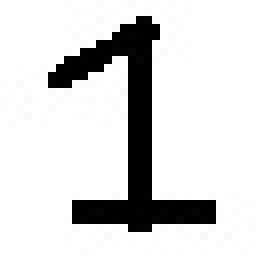
#> input picture knn/1(1).jpg, 32 x 32 px, found by its file name (shown 8 times larger); the run also reads 1 picture not shown here
$ python knn.py
#> lines starting #> are read from the running program, lines starting #| are printed output that depends on the picture; after the words box and inside, x2 and y2 are one past the last pixel; in counts of white or black regions, pixels touching at a corner belong together
from numpy import asarray,array,mat
from numpy import linalg as LA
from PIL import Image
import cv2
import collections

d = dict()

#for image 1 to binary
image = cv2.imread('D:/ML-Practicles/knn/1(1).jpg', cv2.IMREAD_GRAYSCALE)
#> image is the input picture: shape (32, 32); min 0, max 255, mean 215

thresh, img_b = cv2.threshold(image, 127, 255, cv2.THRESH_BINARY | cv2.THRESH_OTSU)
#> img_b: shape (32, 32); 84.4% white; 1 black region, box (x1, y1, x2, y2) and area: (6, 2, 27, 29) 160
#> thresh = 6
data = asarray(img_b)

for i in range(32):
	for j in range(32):
		if data[i][j] == 255:
			data[i][j] = 1

a = list()

for i in range(32):
	for j in range(32):
		a.append(data[i][j])
#> after the loop, a = 1024 values, max 1 at index 0, min 0 at index 81, mean 0.844

#for image 2 to binary
image = cv2.imread('D:/ML-Practicles/knn/1(2).jpg', cv2.IMREAD_GRAYSCALE)
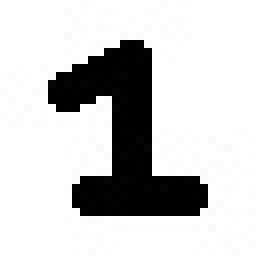
#> input picture knn/1(2).jpg, 32 x 32 px, found by its file name (shown 8 times larger)
#> image is the input picture: shape (32, 32); min 0, max 255, mean 203.7

thresh, img_b = cv2.threshold(image, 127, 255, cv2.THRESH_BINARY | cv2.THRESH_OTSU)
#> img_b: shape (32, 32); 80% white; 1 black region, box (x1, y1, x2, y2) and area: (6, 5, 26, 27) 205
data = asarray(img_b)

for i in range(32):
	for j in range(32):
		if data[i][j] == 255:
			data[i][j] = 1

for i in range(32):
	for j in range(32):
		a.append(data[i][j])
#> after the loop, a = 2048 values, max 1 at index 0, min 0 at index 81, mean 0.822

#for image 3 to binary
image = cv2.imread('D:/ML-Practicles/knn/1(3).jpg', cv2.IMREAD_GRAYSCALE)

thresh, img_b = cv2.threshold(image, 127, 255, cv2.THRESH_BINARY | cv2.THRESH_OTSU)
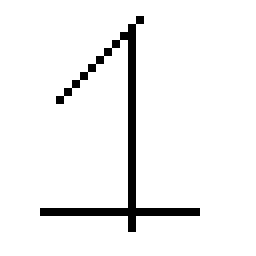
#> img_b: shape (32, 32) (shown 8 times larger); 94.6% white; black in thin lines or dots, all inside (x1, y1, x2, y2) = (5, 2, 25, 29)
#> thresh = 5
data = asarray(img_b)

for i in range(32):
	for j in range(32):
		if data[i][j] == 255:
			data[i][j] = 1

for i in range(32):
	for j in range(32):
		a.append(data[i][j])
#> after the loop, a = 3072 values, max 1 at index 0, min 0 at index 81, mean 0.863


#for image 4 to binary
image = cv2.imread('D:/ML-Practicles/knn/1(4).jpg', cv2.IMREAD_GRAYSCALE)
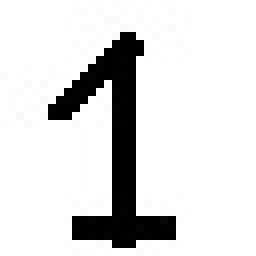
#> input picture knn/1(4).jpg, 32 x 32 px, found by its file name (shown 8 times larger)
#> image is the input picture: shape (32, 32); min 0, max 255, mean 219.7

thresh, img_b = cv2.threshold(image, 127, 255, cv2.THRESH_BINARY | cv2.THRESH_OTSU)
#> img_b: shape (32, 32); 86.2% white; 1 black region, box (x1, y1, x2, y2) and area: (6, 4, 22, 31) 141
#> thresh = 8
data = asarray(img_b)

for i in range(32):
	for j in range(32):
		if data[i][j] == 255:
			data[i][j] = 1

for i in range(32):
	for j in range(32):
		a.append(data[i][j])
#> after the loop, a = 4096 values, max 1 at index 0, min 0 at index 81, mean 0.863


#for image 5 to binary
image = cv2.imread('D:/ML-Practicles/knn/1(5).jpg', cv2.IMREAD_GRAYSCALE)
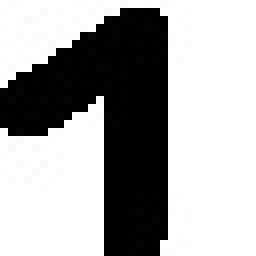
#> input picture knn/1(5).jpg, 32 x 32 px, found by its file name (shown 8 times larger)
#> image is the input picture: shape (32, 32); min 0, max 255, mean 166.9

thresh, img_b = cv2.threshold(image, 127, 255, cv2.THRESH_BINARY | cv2.THRESH_OTSU)
#> img_b: shape (32, 32); 65.4% white; 1 black region, box (x1, y1, x2, y2) and area: (0, 1, 21, 32) 354
data = asarray(img_b)

for i in range(32):
	for j in range(32):
		if data[i][j] == 255:
			data[i][j] = 1

for i in range(32):
	for j in range(32):
		a.append(data[i][j])
#> after the loop, a = 5120 values, max 1 at index 0, min 0 at index 81, mean 0.821

#for image 6 to binary
image = cv2.imread('D:/ML-Practicles/knn/1(6).jpg', cv2.IMREAD_GRAYSCALE)
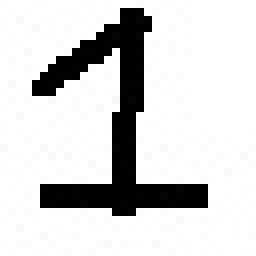
#> input picture knn/1(6).jpg, 32 x 32 px, found by its file name (shown 8 times larger)
#> image is the input picture: shape (32, 32); min 0, max 255, mean 211.6

thresh, img_b = cv2.threshold(image, 127, 255, cv2.THRESH_BINARY | cv2.THRESH_OTSU)
#> img_b: shape (32, 32); 83.2% white; 1 black region, box (x1, y1, x2, y2) and area: (4, 1, 26, 27) 172
#> thresh = 5
data = asarray(img_b)

for i in range(32):
	for j in range(32):
		if data[i][j] == 255:
			data[i][j] = 1

for i in range(32):
	for j in range(32):
		a.append(data[i][j])
#> after the loop, a = 6144 values, max 1 at index 0, min 0 at index 81, mean 0.823

#for image 7 to binary
image = cv2.imread('D:/ML-Practicles/knn/1(7).jpg', cv2.IMREAD_GRAYSCALE)

thresh, img_b = cv2.threshold(image, 127, 255, cv2.THRESH_BINARY | cv2.THRESH_OTSU)
#> thresh = 0
data = asarray(img_b)

for i in range(32):
	for j in range(32):
#> (the run stopped early here; a loop or call above may not have finished)
